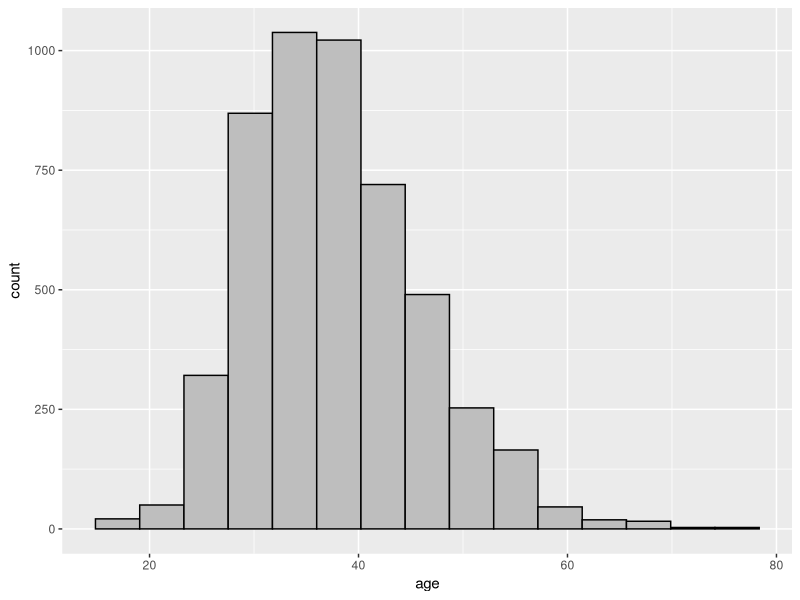
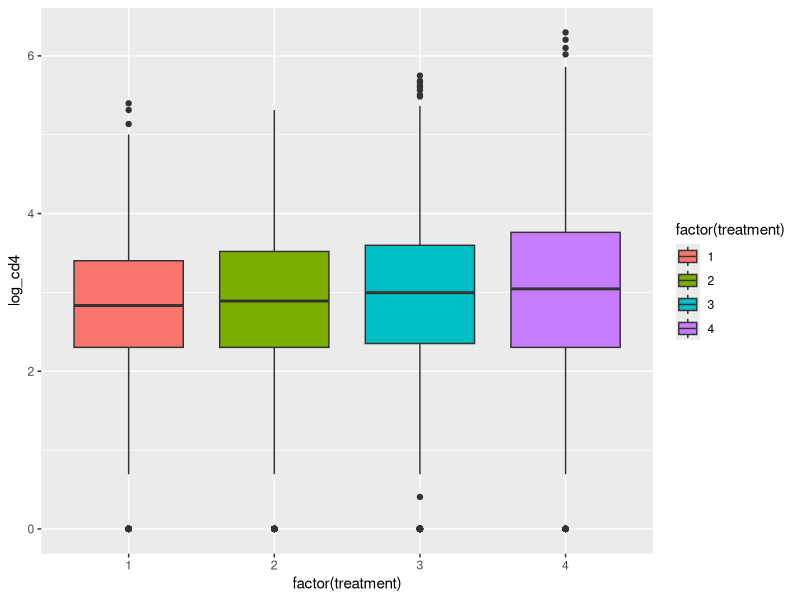
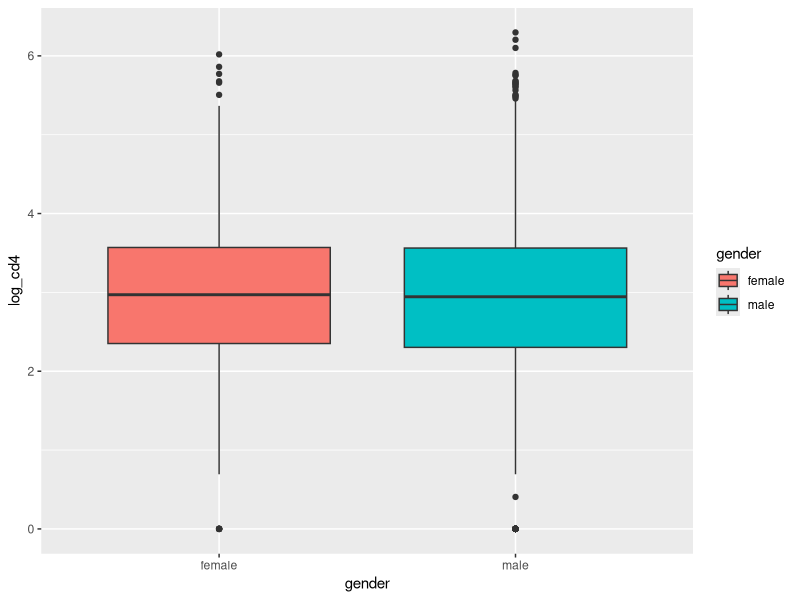
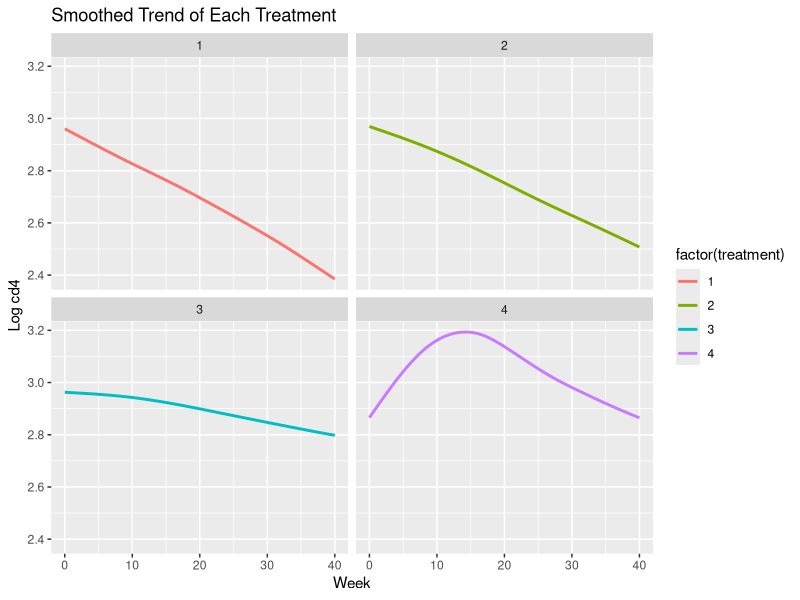
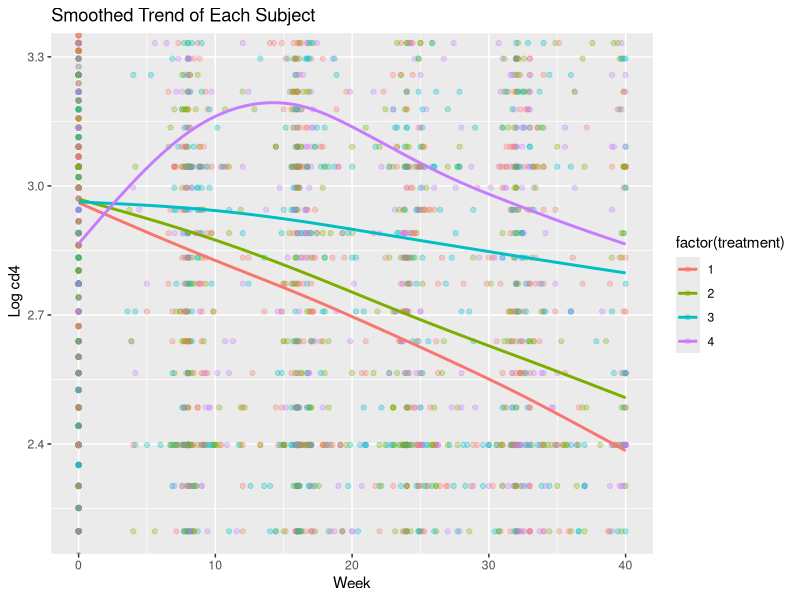
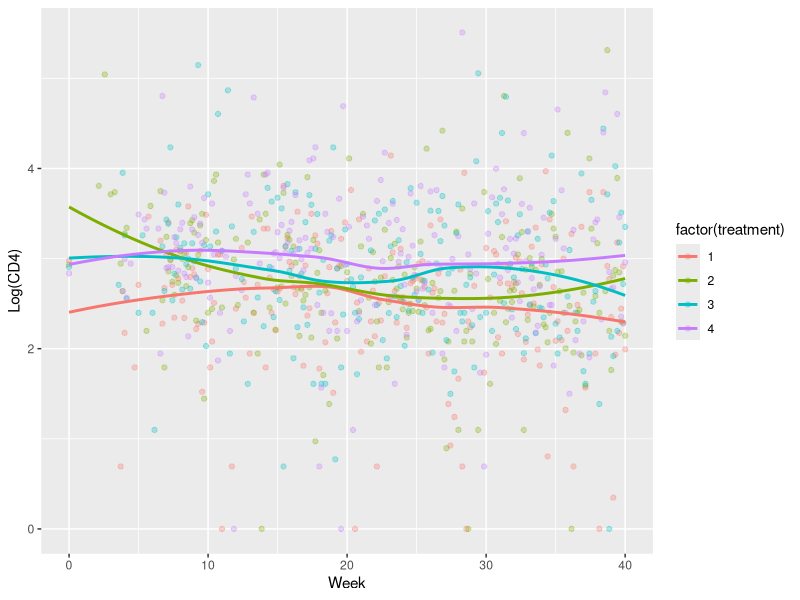
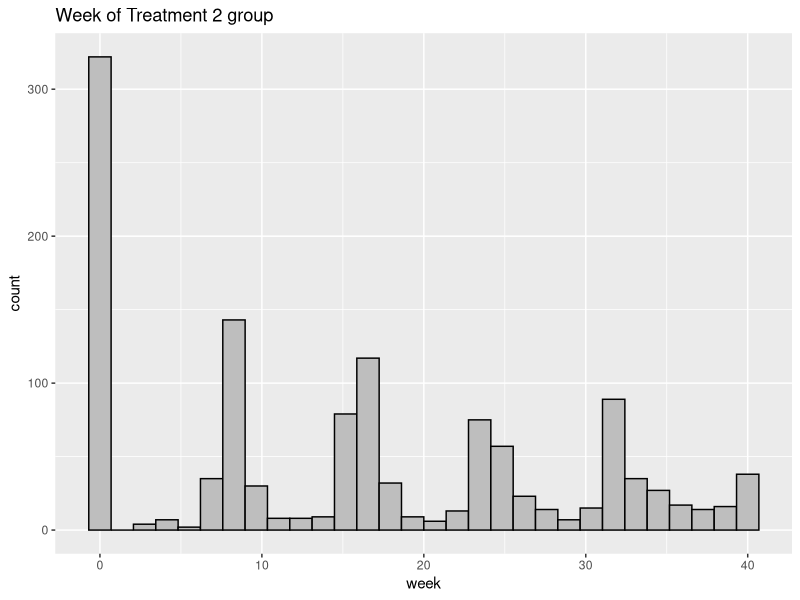
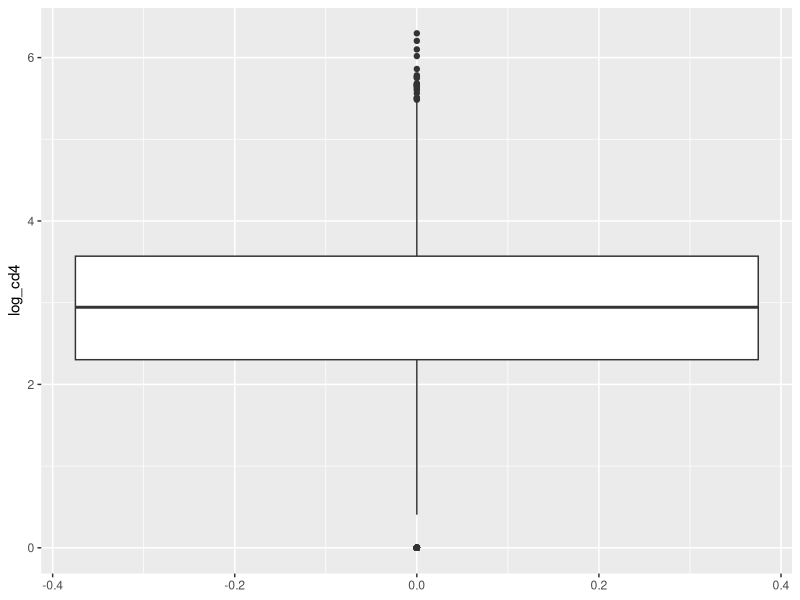

Here is the R script that generated these plots, in order: (Note: a time limit stopped this script after it produced the figures.)
## ---- chunk 1
library(tidyverse)
library(nlme)
library(mgcv)
aids = read.csv("aids.csv")

glimpse(aids)
## ---- chunk 2
subjects = unique(aids$id)
subjects = max(subjects)
## ---- chunk 3
summary(aids)

aids %>% 
  summarize(mean_log_cd4 = mean(log_cd4, na.rm = TRUE), 
            stdev_log_cd4 = sd(log_cd4, na.rm = TRUE))
aids %>% 
  group_by(treatment) %>% 
  summarize(mean_log_cd4 = mean(log_cd4, na.rm = TRUE), 
            stdev_log_cd4 = sd(log_cd4, na.rm = TRUE))
## ---- chunk 4
# Distribution of Age
aids %>% 
  ggplot(aes(x = age)) + 
  geom_histogram(bins = 15, color = "black", fill = "gray")
## ---- chunk 5
# Distribution of people in each treatment group
table(aids$treatment)
round(prop.table(table(aids$treatment)), 2)
## ---- chunk 6
#Boxplot based on treatment group
aids %>% 
  ggplot(aes(x = factor(treatment), y = log_cd4, 
             fill = factor(treatment))) +
  geom_boxplot()
## ---- chunk 7
#Boxplot based on gender
aids %>% 
  ggplot(aes(x = gender, y = log_cd4, fill = gender)) +
  geom_boxplot()
## ---- chunk 8
# Mean log_cd4 per week of each treatment 

aids %>% 
 ggplot(aes(x = week, y = log_cd4,  color =  factor(treatment))) +  
 labs(title = "Smoothed Trend of Each Treatment",
      y = "Log cd4", x = "Week") +
 geom_smooth(se = FALSE) +
  facet_wrap(~treatment)

## ---- chunk 9

# Trends pf each subject per week separated by treatment
aids %>% 
 ggplot(aes(x = week, y = log_cd4, color = factor(treatment)))+
 geom_point(alpha = 0.3) +
 geom_smooth(se = FALSE) +
 coord_cartesian(ylim = c(2.2,3.3)) + 
 labs(title = "Smoothed Trend of Each Subject",
      y = " Log cd4", x = "Week")
## ---- chunk 10
aids %>% 
  group_by(treatment, week) %>% 
  summarize(mean_log_cd4 = mean(log_cd4, na.rm = TRUE)) %>% 
  ggplot(aes(x = week, y = mean_log_cd4, color = factor(treatment))) +
  geom_point(alpha = 0.3) +
  geom_smooth(method = "loess", se = FALSE) + 
  labs(x = "Week", y = "Log(CD4)")
## ---- chunk 11
aids %>%
  group_by(id) %>% 
  count() %>% 
  summary()
## ---- chunk 12
aids %>%
  group_by(treatment) %>% 
  distinct(id) %>% 
  count()
## ---- chunk 13
aids %>% 
  filter(treatment == 2) %>% 
  ggplot(aes(x = week)) +
  geom_histogram(color = "black", fill = "gray") +
  labs(title = "Week of Treatment 2 group")
## ---- chunk 14
aids %>% 
  ggplot(aes(y = log_cd4)) +
  geom_boxplot()
## ---- chunk 15
#outliers values
tibble(outliers = boxplot.stats(aids$log_cd4)$out )

#number of outliers 
observerd = tibble(r = boxplot.stats(aids$log_cd4)$out) %>% 
  nrow()

#expected number of outliers are
expected = nrow(aids) * .05
## ---- chunk 16

aids %>% 
  ggplot(aes(x = log_cd4)) +
   geom_histogram(bins = 15, color = "black", fill = "gray") +
   labs(title = "Histogram of Log_cd4")
  

## ---- chunk 17

# Standardized of log_cd4 with mean 0 and sd 1 
log_cd4 = aids$log_cd4

scaled = scale(log_cd4)
colMeans(scaled)
apply(scaled, 2, sd)

tibble(r = scaled) %>% 
  ggplot(aes(x = r)) +
  geom_histogram( color = "black", fill = "gray") +
  labs(title = "Standardized Histogram of Log_cd4")
## ---- chunk 18


aids = aids %>% 
  mutate(occasion = ceiling(week),
         gender = factor(gender, level = c("male", "female")),
         treatment = as.factor(treatment))


model1 = lme(log_cd4 ~ occasion + I(occasion^2) + 
               treatment + treatment:occasion + age + gender, data = aids,
             random = ~ occasion + I(occasion^2)| id,
             method = "REML")

summary(model1)
## ---- chunk 19
model1 = lme(log_cd4 ~ occasion + I(occasion^2) + 
             treatment:occasion + age + gender, data = aids,
             random = ~ occasion + I(occasion^2)| id,
             method = "REML")

summary(model1)
## ---- chunk 20
model_no_gender = lme(log_cd4 ~ occasion + I(occasion^2) + 
             treatment:occasion + treatment:I(occasion^2) +
               age, data = aids,
             random = ~ occasion + I(occasion^2)| id,
             method = "ML")

model = lme(log_cd4 ~ occasion + I(occasion^2) + 
             treatment:occasion + treatment:I(occasion^2) + age + gender, data = aids,
             random = ~ occasion + I(occasion^2)| id,
             method = "ML")

anova(model_no_gender, model)
## ---- chunk 21
model_interactions = lme(log_cd4 ~  occasion + I(occasion^2) + 
             treatment:occasion + treatment:I(occasion^2) + 
               age, data = aids,
             random = ~ occasion + I(occasion^2)| id,
             method = "ML")

model_without_interaction = lme(log_cd4 ~  occasion + I(occasion^2) + 
             age, data = aids,
             random = ~ occasion + I(occasion^2)| id,
             method = "ML")

anova(model_interactions, model_without_interaction)
## ---- chunk 22


model_no_gender = lme(log_cd4 ~ occasion + I(occasion^2) + 
             treatment:occasion + treatment:I(occasion^2)
               +  age, data = aids,
             random = ~ occasion + I(occasion^2)| id,
             method = "REML")
summary(model_no_gender)
## ---- chunk 23
model_linear = lme(log_cd4 ~ occasion  + 
             treatment:occasion +  age, data = aids,
             random = ~ occasion | id,
             method = "ML")

model_quadratic = lme(log_cd4 ~ occasion + I(occasion^2) + 
             treatment:occasion + treatment:I(occasion^2)
               +  age, data = aids,
             random = ~ occasion + I(occasion^2)| id,
             method = "ML")

anova(model_linear, model_quadratic)
## ---- chunk 24
aids <- aids %>% 
    mutate(knot_term = if_else(occasion > 20, occasion, 0)) %>% 
    relocate(knot_term, .after = occasion)

ctrl <- lmeControl(opt = 'optim')
model_spline = lme(log_cd4 ~ occasion + 
             treatment:occasion + age + knot_term, data = aids,
             random = ~ occasion + knot_term| id,
             method = "ML",
             control = ctrl)
summary(model_spline)
## ---- chunk 25
anova(model_linear, model_spline)
## ---- chunk 26
aids <- aids %>% 
    mutate(knot_term1 = if_else(occasion > 20, occasion^2, 0)) %>% 
    relocate(knot_term1, .after = occasion)

ctrl <- lmeControl(opt = 'optim')
model_spline1 = lme(log_cd4 ~ occasion + 
             treatment:occasion + age + knot_term1, data = aids,
             random = ~ occasion + knot_term1| id,
             method = "ML",
             control = ctrl)
summary(model_spline1)
## ---- chunk 27
anova(model_spline, model_spline1)
anova(model_linear, model_spline1)
## ---- chunk 28
anova(model_quadratic, model_spline1)
## ---- chunk 29
ctrl <- lmeControl(opt = 'optim')
model_quad_splines = lme(log_cd4 ~ occasion + I(occasion^2) + 
             treatment:occasion + age + knot_term1, data = aids,
             random = ~ occasion + I(occasion^2) + knot_term1| id,
             method = "ML",
             control = ctrl)
summary(model_quad_splines)
## ---- chunk 30
anova(model_quadratic, model_quad_splines)
